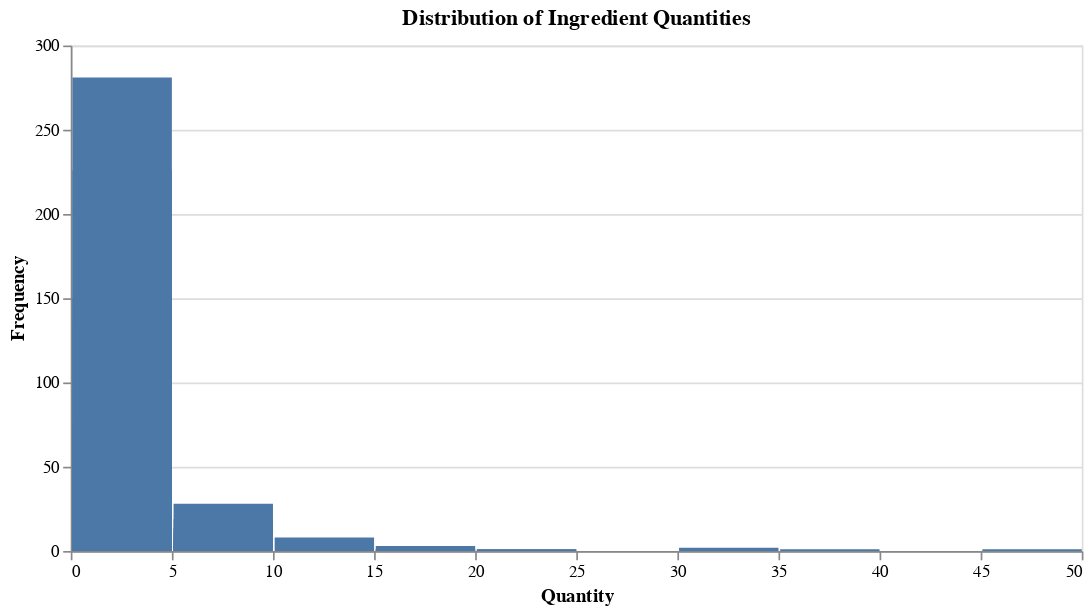

Notebook code cell kept with this figure:
### Code cell
hist = (
    alt.Chart(df)
    .mark_bar()
    .encode(
        alt.X("Quantity:Q", bin=True, title="Quantity"),
        alt.Y("count()", title="Frequency"),
        tooltip=["Quantity"]
    )
    .properties(title="Distribution of Ingredient Quantities", width=600)
)

hist.show()

### Figure 1 — Vega-Lite specification as saved in the notebook (floating-point values rounded to 4 significant figures; data arrays with more than 128 entries replaced by an {"elided": "..."} marker saying what was removed)
{"config": {"view": {"continuousWidth": 300, "continuousHeight": 300}}, "data": {"name": "data-962bbe8c6061b0e8e06e09a0f621e4cb"}, "mark": {"type": "bar"}, "encoding": {"tooltip": [{"field": "Quantity", "type": "quantitative"}], "x": {"bin": true, "field": "Quantity", "title": "Quantity", "type": "quantitative"}, "y": {"aggregate": "count", "title": "Frequency", "type": "quantitative"}}, "title": "Distribution of Ingredient Quantities", "width": 600, "$schema": "https://vega.github.io/schema/vega-lite/v5.20.1.json", "datasets": {"data-962bbe8c6061b0e8e06e09a0f621e4cb": {"elided": "1990 records"}}}
